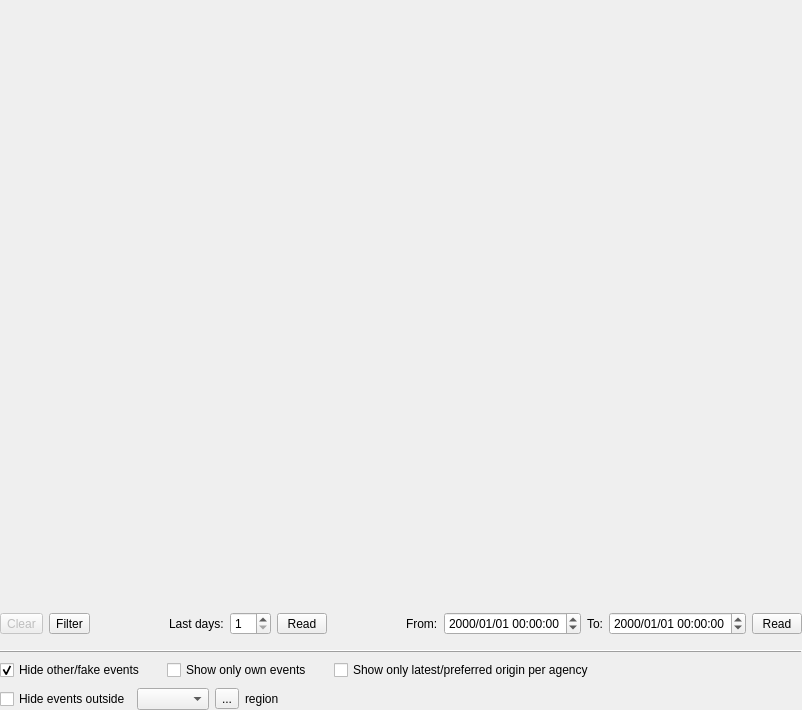
<ui version="4.0" >
 <author></author>
 <comment></comment>
 <exportmacro></exportmacro>
 <class>EventListView</class>
 <widget class="QWidget" name="EventListView" >
  <property name="geometry" >
   <rect>
    <x>0</x>
    <y>0</y>
    <width>802</width>
    <height>710</height>
   </rect>
  </property>
  <property name="windowTitle" >
   <string>Event List</string>
  </property>
  <layout class="QVBoxLayout" >
   <property name="margin" >
    <number>0</number>
   </property>
   <property name="spacing" >
    <number>6</number>
   </property>
   <item>
    <widget class="QFrame" name="frameList" >
     <property name="sizePolicy" >
      <sizepolicy>
       <hsizetype>5</hsizetype>
       <vsizetype>5</vsizetype>
       <horstretch>0</horstretch>
       <verstretch>2</verstretch>
      </sizepolicy>
     </property>
     <property name="frameShape" >
      <enum>QFrame::NoFrame</enum>
     </property>
     <property name="frameShadow" >
      <enum>QFrame::Plain</enum>
     </property>
    </widget>
   </item>
   <item>
    <widget class="QFrame" name="frameControls" >
     <property name="frameShadow" >
      <enum>QFrame::Plain</enum>
     </property>
     <layout class="QVBoxLayout" >
      <property name="margin" >
       <number>0</number>
      </property>
      <property name="spacing" >
       <number>6</number>
      </property>
      <item>
       <layout class="QHBoxLayout" >
        <property name="margin" >
         <number>0</number>
        </property>
        <property name="spacing" >
         <number>6</number>
        </property>
        <item>
         <widget class="QToolButton" name="btnClear" >
          <property name="enabled" >
           <bool>false</bool>
          </property>
          <property name="sizePolicy" >
           <sizepolicy>
            <hsizetype>1</hsizetype>
            <vsizetype>0</vsizetype>
            <horstretch>0</horstretch>
            <verstretch>0</verstretch>
           </sizepolicy>
          </property>
          <property name="toolTip" >
           <string>Removes all events from the list</string>
          </property>
          <property name="text" >
           <string>Clear</string>
          </property>
         </widget>
        </item>
        <item>
         <widget class="QToolButton" name="btnFilter" >
          <property name="sizePolicy" >
           <sizepolicy>
            <hsizetype>1</hsizetype>
            <vsizetype>0</vsizetype>
            <horstretch>0</horstretch>
            <verstretch>0</verstretch>
           </sizepolicy>
          </property>
          <property name="toolTip" >
           <string>Configures the server-side event filter</string>
          </property>
          <property name="text" >
           <string>Filter</string>
          </property>
          <property name="icon" >
           <iconset resource="icons.qrc" >:/icons/icons/filter2.png</iconset>
          </property>
         </widget>
        </item>
        <item>
         <spacer>
          <property name="orientation" >
           <enum>Qt::Horizontal</enum>
          </property>
          <property name="sizeHint" >
           <size>
            <width>16</width>
            <height>29</height>
           </size>
          </property>
         </spacer>
        </item>
        <item>
         <widget class="QLabel" name="label_3" >
          <property name="sizePolicy" >
           <sizepolicy>
            <hsizetype>4</hsizetype>
            <vsizetype>5</vsizetype>
            <horstretch>0</horstretch>
            <verstretch>0</verstretch>
           </sizepolicy>
          </property>
          <property name="text" >
           <string>Last days:</string>
          </property>
         </widget>
        </item>
        <item>
         <widget class="QSpinBox" name="spinBox" >
          <property name="sizePolicy" >
           <sizepolicy>
            <hsizetype>5</hsizetype>
            <vsizetype>0</vsizetype>
            <horstretch>0</horstretch>
            <verstretch>0</verstretch>
           </sizepolicy>
          </property>
          <property name="minimum" >
           <number>1</number>
          </property>
         </widget>
        </item>
        <item>
         <widget class="QToolButton" name="btnReadDays" >
          <property name="sizePolicy" >
           <sizepolicy>
            <hsizetype>4</hsizetype>
            <vsizetype>0</vsizetype>
            <horstretch>0</horstretch>
            <verstretch>0</verstretch>
           </sizepolicy>
          </property>
          <property name="minimumSize" >
           <size>
            <width>50</width>
            <height>0</height>
           </size>
          </property>
          <property name="toolTip" >
           <string>Reads the events of the last n days using the "Last days:" value</string>
          </property>
          <property name="text" >
           <string>Read</string>
          </property>
         </widget>
        </item>
        <item>
         <spacer>
          <property name="orientation" >
           <enum>Qt::Horizontal</enum>
          </property>
          <property name="sizeHint" >
           <size>
            <width>16</width>
            <height>29</height>
           </size>
          </property>
         </spacer>
        </item>
        <item>
         <widget class="QLabel" name="label" >
          <property name="sizePolicy" >
           <sizepolicy>
            <hsizetype>4</hsizetype>
            <vsizetype>5</vsizetype>
            <horstretch>0</horstretch>
            <verstretch>0</verstretch>
           </sizepolicy>
          </property>
          <property name="text" >
           <string>From:</string>
          </property>
         </widget>
        </item>
        <item>
         <widget class="QDateTimeEdit" name="dateTimeEditStart" >
          <property name="currentSection" >
           <enum>QDateTimeEdit::YearSection</enum>
          </property>
          <property name="displayFormat" >
           <string>yyyy/MM/dd HH:mm:ss</string>
          </property>
         </widget>
        </item>
        <item>
         <widget class="QLabel" name="label_2" >
          <property name="sizePolicy" >
           <sizepolicy>
            <hsizetype>4</hsizetype>
            <vsizetype>5</vsizetype>
            <horstretch>0</horstretch>
            <verstretch>0</verstretch>
           </sizepolicy>
          </property>
          <property name="text" >
           <string>To:</string>
          </property>
         </widget>
        </item>
        <item>
         <widget class="QDateTimeEdit" name="dateTimeEditEnd" >
          <property name="currentSection" >
           <enum>QDateTimeEdit::YearSection</enum>
          </property>
          <property name="displayFormat" >
           <string>yyyy/MM/dd HH:mm:ss</string>
          </property>
         </widget>
        </item>
        <item>
         <widget class="QToolButton" name="btnReadInterval" >
          <property name="sizePolicy" >
           <sizepolicy>
            <hsizetype>4</hsizetype>
            <vsizetype>0</vsizetype>
            <horstretch>0</horstretch>
            <verstretch>0</verstretch>
           </sizepolicy>
          </property>
          <property name="minimumSize" >
           <size>
            <width>50</width>
            <height>0</height>
           </size>
          </property>
          <property name="toolTip" >
           <string>Reads the events of the given timespan using the "From:" and "To:" dates</string>
          </property>
          <property name="text" >
           <string>Read</string>
          </property>
         </widget>
        </item>
       </layout>
      </item>
     </layout>
    </widget>
   </item>
   <item>
    <widget class="QFrame" name="frameCustomControls" >
     <property name="frameShape" >
      <enum>QFrame::NoFrame</enum>
     </property>
     <property name="frameShadow" >
      <enum>QFrame::Plain</enum>
     </property>
    </widget>
   </item>
   <item>
    <widget class="QFrame" name="frame" >
     <property name="frameShape" >
      <enum>QFrame::HLine</enum>
     </property>
     <property name="frameShadow" >
      <enum>QFrame::Raised</enum>
     </property>
    </widget>
   </item>
   <item>
    <layout class="QHBoxLayout" >
     <property name="margin" >
      <number>0</number>
     </property>
     <property name="spacing" >
      <number>6</number>
     </property>
     <item>
      <widget class="QCheckBox" name="cbHideOther" >
       <property name="toolTip" >
        <string>Hides/shows events with EventType set to OTHER/NOT_EXISTING</string>
       </property>
       <property name="text" >
        <string>Hide other/fake events</string>
       </property>
       <property name="checked" >
        <bool>true</bool>
       </property>
      </widget>
     </item>
     <item>
      <spacer>
       <property name="orientation" >
        <enum>Qt::Horizontal</enum>
       </property>
       <property name="sizeType" >
        <enum>QSizePolicy::Minimum</enum>
       </property>
       <property name="sizeHint" >
        <size>
         <width>16</width>
         <height>23</height>
        </size>
       </property>
      </spacer>
     </item>
     <item>
      <widget class="QCheckBox" name="cbHideForeign" >
       <property name="toolTip" >
        <string>Hides/shows events from non preferred agencies</string>
       </property>
       <property name="text" >
        <string>Show only own events</string>
       </property>
       <property name="checked" >
        <bool>false</bool>
       </property>
      </widget>
     </item>
     <item>
      <spacer>
       <property name="orientation" >
        <enum>Qt::Horizontal</enum>
       </property>
       <property name="sizeType" >
        <enum>QSizePolicy::Minimum</enum>
       </property>
       <property name="sizeHint" >
        <size>
         <width>16</width>
         <height>23</height>
        </size>
       </property>
      </spacer>
     </item>
     <item>
      <widget class="QCheckBox" name="cbShowLatestOnly" >
       <property name="toolTip" >
        <string>Enables/disables the display of only one origin per agency (the latest one) or all origins</string>
       </property>
       <property name="text" >
        <string>Show only latest/preferred origin per agency</string>
       </property>
      </widget>
     </item>
     <item>
      <spacer>
       <property name="orientation" >
        <enum>Qt::Horizontal</enum>
       </property>
       <property name="sizeHint" >
        <size>
         <width>144</width>
         <height>23</height>
        </size>
       </property>
      </spacer>
     </item>
    </layout>
   </item>
   <item>
    <layout class="QHBoxLayout" >
     <property name="margin" >
      <number>0</number>
     </property>
     <property name="spacing" >
      <number>6</number>
     </property>
     <item>
      <widget class="QFrame" name="frameRegionFilter" >
       <property name="frameShape" >
        <enum>QFrame::NoFrame</enum>
       </property>
       <property name="frameShadow" >
        <enum>QFrame::Raised</enum>
       </property>
       <layout class="QHBoxLayout" >
        <property name="margin" >
         <number>0</number>
        </property>
        <property name="spacing" >
         <number>6</number>
        </property>
        <item>
         <widget class="QCheckBox" name="cbFilterRegions" >
          <property name="text" >
           <string>Hide events outside</string>
          </property>
         </widget>
        </item>
        <item>
         <widget class="QComboBox" name="lstFilterRegions" />
        </item>
        <item>
         <widget class="QToolButton" name="btnChangeRegion" >
          <property name="text" >
           <string>...</string>
          </property>
         </widget>
        </item>
        <item>
         <widget class="QLabel" name="lbFilterRegions" >
          <property name="text" >
           <string>region</string>
          </property>
         </widget>
        </item>
       </layout>
      </widget>
     </item>
     <item>
      <spacer>
       <property name="orientation" >
        <enum>Qt::Horizontal</enum>
       </property>
       <property name="sizeHint" >
        <size>
         <width>351</width>
         <height>20</height>
        </size>
       </property>
      </spacer>
     </item>
    </layout>
   </item>
  </layout>
  <action name="actionCopyRowToClipboard" >
   <property name="text" >
    <string>copyRowToClipboard</string>
   </property>
   <property name="shortcut" >
    <string>Ctrl+C</string>
   </property>
  </action>
 </widget>
 <pixmapfunction></pixmapfunction>
 <resources>
  <include location="icons.qrc" />
 </resources>
 <connections/>
</ui>
